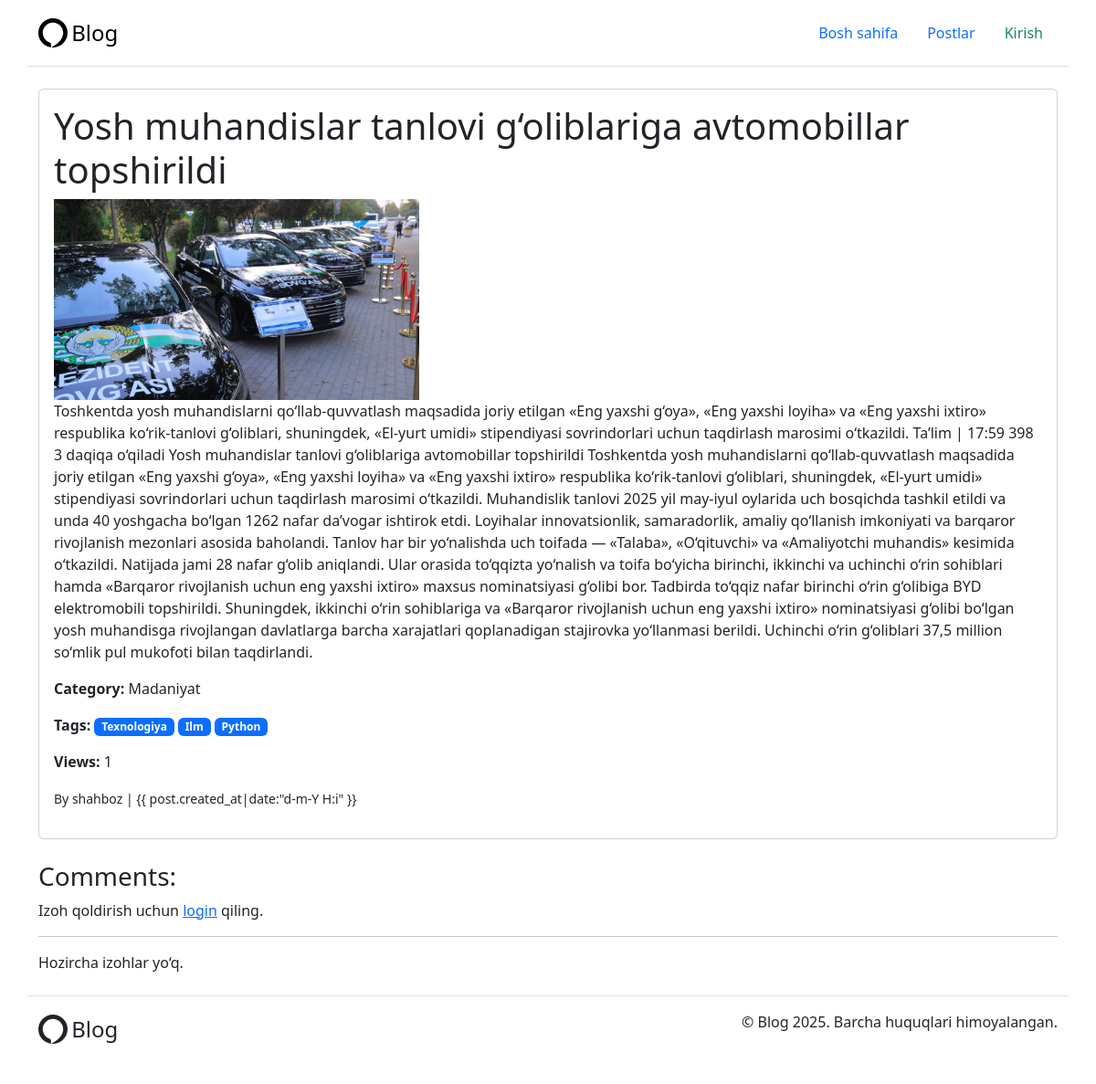
Screenshot of /blog/posts/18/ with the database file from the repository.
### core/models.py (models this page shows, shortened)
class Post(models.Model):
    title = models.CharField(max_length=200)
    content = models.TextField()
    image = models.ImageField(upload_to='posts/', blank=True, null=True)
    views = models.PositiveIntegerField(default=0)
    is_approved = models.BooleanField(default=False)
    is_recommended = models.BooleanField(default=False)
    created_at = models.DateTimeField(auto_now_add=True)
    updated_at = models.DateTimeField(auto_now=True)
    author = models.ForeignKey(CustomUser, on_delete=models.CASCADE, related_name='posts')
    category = models.ForeignKey(Category, on_delete=models.SET_NULL, null=True, related_name='posts')
    tags = models.ManyToManyField(Tag, related_name='posts', blank=True)

class Category(models.Model):
    name = models.CharField(max_length=100)
    slug = models.SlugField(unique=True)
    def __str__(self):
        return self.name

class Tag(models.Model):
    name = models.CharField(max_length=50)
    slug = models.SlugField(unique=True)

class CustomUser(AbstractUser):
    profile_image = models.ImageField(upload_to='profiles/', blank=True, null=True)
    def __str__(self):
        return self.username

### blog/views.py (the view)
# urls.py: path("posts/<int:pk>/", PostDetailView.as_view(), name="post_detail"),
class PostDetailView(DetailView):
    model = Post
    template_name = "blog/post_detail.html"
    context_object_name = "post"
    def get_object(self, queryset=None):
        obj = super().get_object(queryset)
        obj.views += 1
        obj.save(update_fields=["views"])
        return obj
    def get_context_data(self, **kwargs):
        context = super().get_context_data(**kwargs)
        post = self.get_object()
        context["comments"] = post.comments.all()
        context["form"] = CommentForm()
        return context
    def post(self, request, *args, **kwargs):
        """Comment form yuborilganda ishlaydi"""
        self.object = self.get_object()
        form = CommentForm(request.POST)
        if form.is_valid():
            comment = form.save(commit=False)
            comment.post = self.object
            comment.author = request.user
            comment.save()
            return redirect("post_detail", pk=self.object.pk)
        context = self.get_context_data()
        context["form"] = form
        return self.render_to_response(context)

### templates/blog/post_detail.html
{% extends "base.html" %}
{% block content %}
<div class="card p-3">
  <h1>{{ post.title }}</h1>
  {% if post.image %}
  <img src="{{ post.image.url }}" alt="{{ post.title }}" width="400">
  {% endif %}
  <p>{{ post.content }}</p>
  <p><strong>Category:</strong> {{ post.category }}</p>
  <p><strong>Tags:</strong>
    {% for tag in post.tags.all %}
    <span class="badge text-bg-primary">{{tag.name }}</span>
    {% empty %}
    No tags
    {% endfor %}
  </p>
  <p><strong>Views:</strong> {{ post.views }}</p>
  <p><small>By {{ post.author }} | {{ post.created_at|date:"d-m-Y H:i"
      }}</small></p>
</div>
<h3 class="pt-4">Comments:</h3>
{% if user.is_authenticated %}
<form method="post">
  {% csrf_token %}
  {{ form.as_p }}
  <button type="submit" class="btn btn-primary">Izoh qoldirish</button>
</form>
{% else %}
<p>Izoh qoldirish uchun <a href="{% url 'login' %}">login</a> qiling.</p>
{% endif %}
<hr>
{% for comment in comments %}
<div class="border p-2 mb-2 rounded">
  <div class="d-flex justify-content-between align-items-center">
    <div class="d-flex align-items-center gap-2">
      {% if comment.author.profile_image %}
      <img src="{{ comment.author.profile_image.url }}" alt="{{ comment.author.username }}" class="rounded-circle"
        width="24" height="24">
      {% else %}
      <svg xmlns="http://www.w3.org/2000/svg" width="20" height="20" fill="currentColor" class="bi bi-person-circle"
        viewBox="0 0 16 16">
        <path d="M11 6a3 3 0 1 1-6 0 3 3 0 0 1 6 0" />
        <path fill-rule="evenodd"
          d="M0 8a8 8 0 1 1 16 0A8 8 0 0 1 0 8m8-7a7 7 0 0 0-5.468 11.37C3.242 11.226 4.805 10 8 10s4.757 1.225 5.468 2.37A7 7 0 0 0 8 1" />
      </svg>
      {% endif %}
      <span>{{ comment.author.username | capfirst }}</span>
    </div>
    <small class="text-muted">
      <svg xmlns="http://www.w3.org/2000/svg" width="16" height="16" fill="currentColor" class="bi bi-calendar3-week"
        viewBox="0 0 16 16">
        <path
          d="M14 0H2a2 2 0 0 0-2 2v12a2 2 0 0 0 2 2h12a2 2 0 0 0 2-2V2a2 2 0 0 0-2-2M1 3.857C1 3.384 1.448 3 2 3h12c.552 0 1 .384 1 .857v10.286c0 .473-.448.857-1 .857H2c-.552 0-1-.384-1-.857z" />
        <path
          d="M12 7a1 1 0 1 0 0-2 1 1 0 0 0 0 2m-5 3a1 1 0 1 0 0-2 1 1 0 0 0 0 2m2-3a1 1 0 1 0 0-2 1 1 0 0 0 0 2m-5 3a1 1 0 1 0 0-2 1 1 0 0 0 0 2" />
      </svg>
      <span>
        {{ comment.created_at|date:"d-m-Y H:i" }}
      </span> </small>
  </div>
  <p class="mb-0 p-2">
    <svg xmlns="http://www.w3.org/2000/svg" width="16" height="16" fill="currentColor" class="bi bi-arrow-return-right"
      viewBox="0 0 16 16">
      <path fill-rule="evenodd"
        d="M1.5 1.5A.5.5 0 0 0 1 2v4.8a2.5 2.5 0 0 0 2.5 2.5h9.793l-3.347 3.346a.5.5 0 0 0 .708.708l4.2-4.2a.5.5 0 0 0 0-.708l-4-4a.5.5 0 0 0-.708.708L13.293 8.3H3.5A1.5 1.5 0 0 1 2 6.8V2a.5.5 0 0 0-.5-.5" />
    </svg>
    <span>{{ comment.content }}</span>
  </p>
</div>
{% empty %}
<p>Hozircha izohlar yo‘q.</p>
{% endfor %}
{% endblock %}

### rows the page displays
Post: title "Yosh muhandislar tanlovi g‘oliblariga avtomobillar topshirildi", image (picture), content "Toshkentda yosh muhandislarni qo‘llab-quvvatlash maqsadida joriy etilgan «Eng yaxshi g‘oya», «Eng yaxshi loyiha» va «Eng yaxshi ixtiro» respublika ko‘rik-tanlovi g‘oliblari, shuningdek, «El-yurt umidi» stipendiyasi sovrindorlari uchun taqdirlash marosimi o‘tkazildi. Ta’lim | 17:59 398 3 daqiqa o‘qiladi Yosh muhandislar tanlovi g‘oliblariga avtomobillar topshirildi Toshkentda yosh muhandislarni qo‘llab-quvvatlash maqsadida joriy etilgan «Eng yaxshi g‘oya», «Eng yaxshi loyiha» va «Eng yaxshi ixtiro» respublika ko‘rik-tanlovi g‘oliblari, shuningdek, «El-yurt umidi» stipendiyasi sovrindorlari uchun taqdirlash marosimi o‘tkazildi. Muhandislik tanlovi 2025 yil may-iyul oylarida uch bosqichda…", category "Madaniyat", views "1", author "shahboz"
Tag: name "Texnologiya"
Tag: name "Ilm"
Tag: name "Python"
